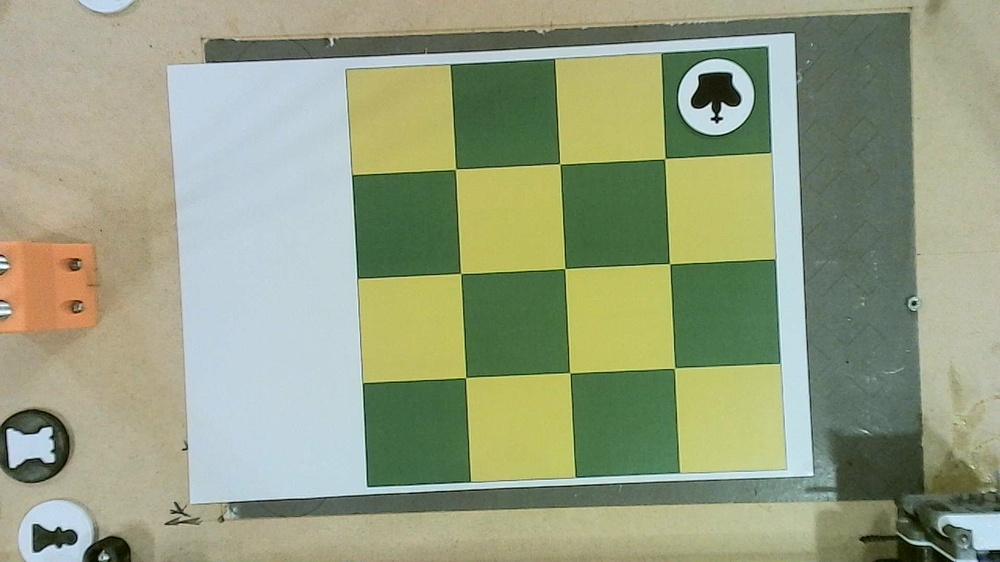
#> input picture cv/pieces-pictures/BLACK_KING_GREEN_SQUARE.jpg, 1000 x 562 px, shrunk from 1920 x 1080 before the run, found by its file name; its folder holds only this picture in this run
$ python -i utils.py   (imports and definitions only)
#> lines starting #> are read from the running program, lines starting #| are printed output that depends on the picture; after the words box and inside, x2 and y2 are one past the last pixel; in counts of white or black regions, pixels touching at a corner belong together
"""
Módulo com funções utilitárias para o projeto
"""
import cv2
import numpy as np
import os

def analyze_reference_pieces():
    """
    Analisa as imagens de referência das peças no diretório pieces-pictures
    para aprender as características de cada tipo de peça.
    """
    pieces_dir = "pieces-pictures"
    reference_pieces = {}

    # Verificar se o diretório existe
    if not os.path.exists(pieces_dir):
        print(f"❌ Diretório de peças não encontrado: {pieces_dir}")
        return None

    # Listar arquivos no diretório
    files = os.listdir(pieces_dir)

    for file in files:
        # Apenas arquivos de imagem
        if file.lower().endswith(('.jpg', '.jpeg', '.png')):
            # Extrair informações do nome do arquivo
            parts = file.split('_')
            if len(parts) >= 3:
                # Obter cor da peça (BLACK/WHITE)
                piece_color = parts[0]

                # Carregar a imagem
                img_path = os.path.join(pieces_dir, file)
                img = cv2.imread(img_path)
#> img is the input picture: shape (562, 1000, 3); mean B, G, R 129.3, 159.3, 150.1

                if img is None:
                    print(f"❌ Não foi possível carregar: {img_path}")
                    continue

                # Converter para HSV para análise
                hsv_img = cv2.cvtColor(img, cv2.COLOR_BGR2HSV)
#> hsv_img: shape (562, 1000, 3); mean H, S, V 50.8, 65.8, 163.7

                # Encontrar a peça na imagem (assumindo que é o objeto principal)
                gray = cv2.cvtColor(img, cv2.COLOR_BGR2GRAY)
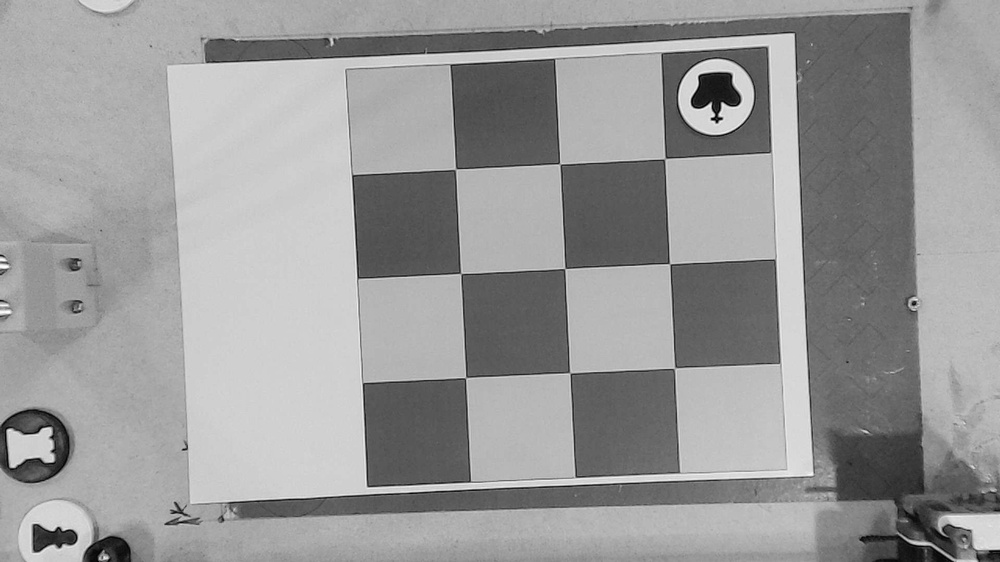
#> gray: shape (562, 1000); min 2, max 254, mean 153.1
                _, thresh = cv2.threshold(gray, 127, 255, cv2.THRESH_BINARY_INV)
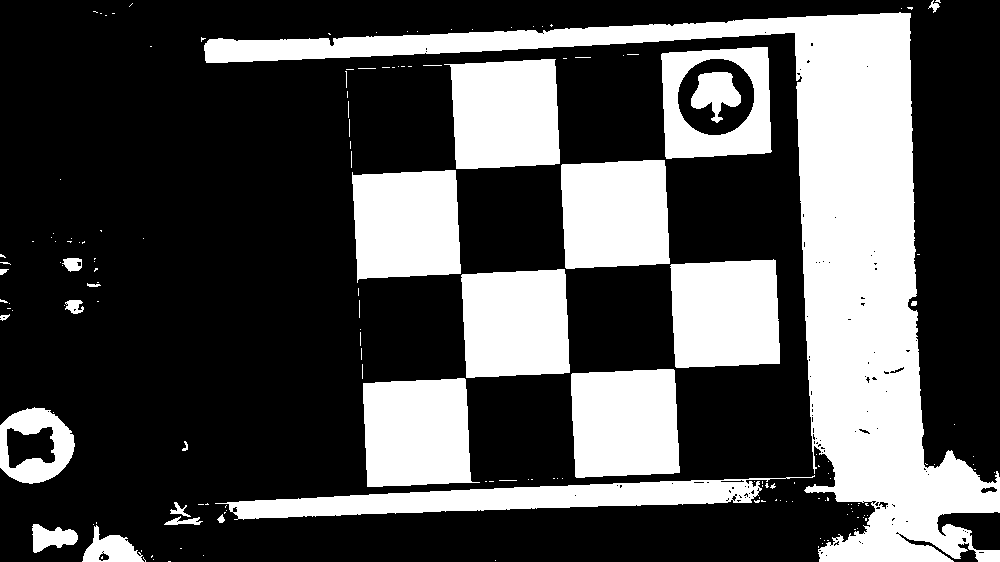
#> thresh: shape (562, 1000); 31.5% white; 168 white regions (143 under 20 px)

                # Encontrar contornos
                contours, _ = cv2.findContours(thresh, cv2.RETR_EXTERNAL, cv2.CHAIN_APPROX_SIMPLE)
#> contours = 166 contours, 144 with area under 20; largest, box (x1, y1, x2, y2) and area: (204, 12, 1000, 562) 73210, (661, 47, 772, 159) 11120, (444, 59, 560, 169) 10814, (670, 259, 780, 368) 10788, (561, 160, 670, 269) 10742

                # Obter o maior contorno (provavelmente a peça)
                if contours:
                    cnt = max(contours, key=cv2.contourArea)
#> cnt = contour of 857 points, box (x1, y1, x2, y2) (204, 12, 1000, 562), area 73210

                    # Criar máscara para a peça
                    mask = np.zeros_like(gray)
                    cv2.drawContours(mask, [cnt], 0, 255, -1)
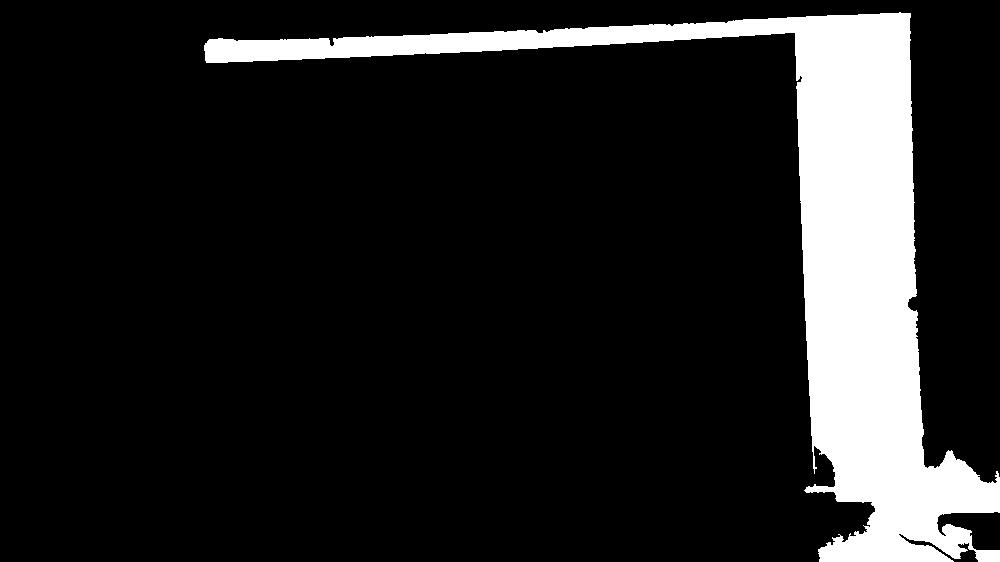
#> mask: shape (562, 1000); 13.3% white; 1 white region, box (x1, y1, x2, y2) and area: (204, 12, 1000, 562) 74830

                    # Extrair região da peça
                    piece_region = cv2.bitwise_and(img, img, mask=mask)
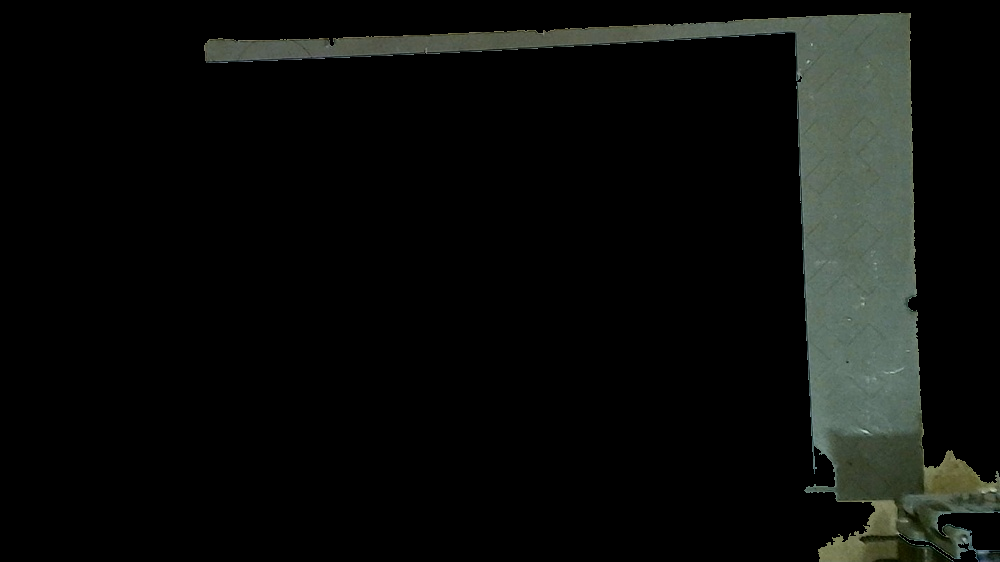
#> piece_region: shape (562, 1000, 3); mean B, G, R 11.3, 13.3, 11.5

                    # Coletar características
                    hsv_region = cv2.cvtColor(piece_region, cv2.COLOR_BGR2HSV)
#> hsv_region: shape (562, 1000, 3); mean H, S, V 7.9, 6.8, 13.3
                    masked_pixels = hsv_region[mask > 0]

                    if len(masked_pixels) > 0:
                        # Calcular estatísticas da peça
                        avg_hue = np.mean(masked_pixels[:, 0])
#> avg_hue = 59.26
                        avg_sat = np.mean(masked_pixels[:, 1])
#> avg_sat = 50.78
                        avg_val = np.mean(masked_pixels[:, 2])
#> avg_val = 99.99

                        # Salvar características
                        if piece_color not in reference_pieces:
                            reference_pieces[piece_color] = []

                        reference_pieces[piece_color].append({
                            'file': file,
                            'avg_hue': avg_hue,
                            'avg_sat': avg_sat,
                            'avg_val': avg_val,
                            'contour': cnt
                        })

                        print(f"✅ Analisada peça {piece_color} de {file}: H={avg_hue:.1f}, S={avg_sat:.1f}, V={avg_val:.1f}")
#| ✅ Analisada peça BLACK de BLACK_KING_GREEN_SQUARE.jpg: H=59.3, S=50.8, V=100.0

    # Calcular características médias para cada cor
    color_stats = {}
    for color, pieces in reference_pieces.items():
        avg_hue = np.mean([p['avg_hue'] for p in pieces])
        avg_sat = np.mean([p['avg_sat'] for p in pieces])
        avg_val = np.mean([p['avg_val'] for p in pieces])

        color_stats[color] = {
            'avg_hue': avg_hue,
            'avg_sat': avg_sat,
            'avg_val': avg_val,
            'count': len(pieces)
        }

        print(f"\n✅ Estatísticas para peças {color}:")
        print(f"  - Quantidade: {len(pieces)}")
        print(f"  - H média: {avg_hue:.1f}")
        print(f"  - S média: {avg_sat:.1f}")
        print(f"  - V média: {avg_val:.1f}")

    return color_stats

>>> result = analyze_reference_pieces()
